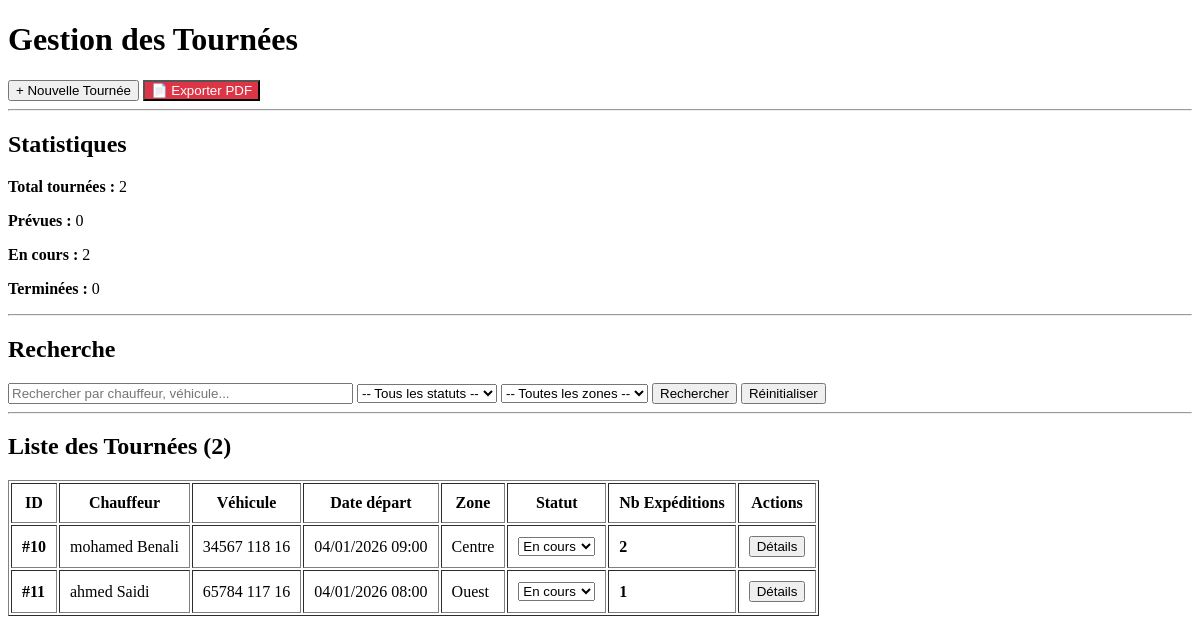
The app's page /tournees/, older data.
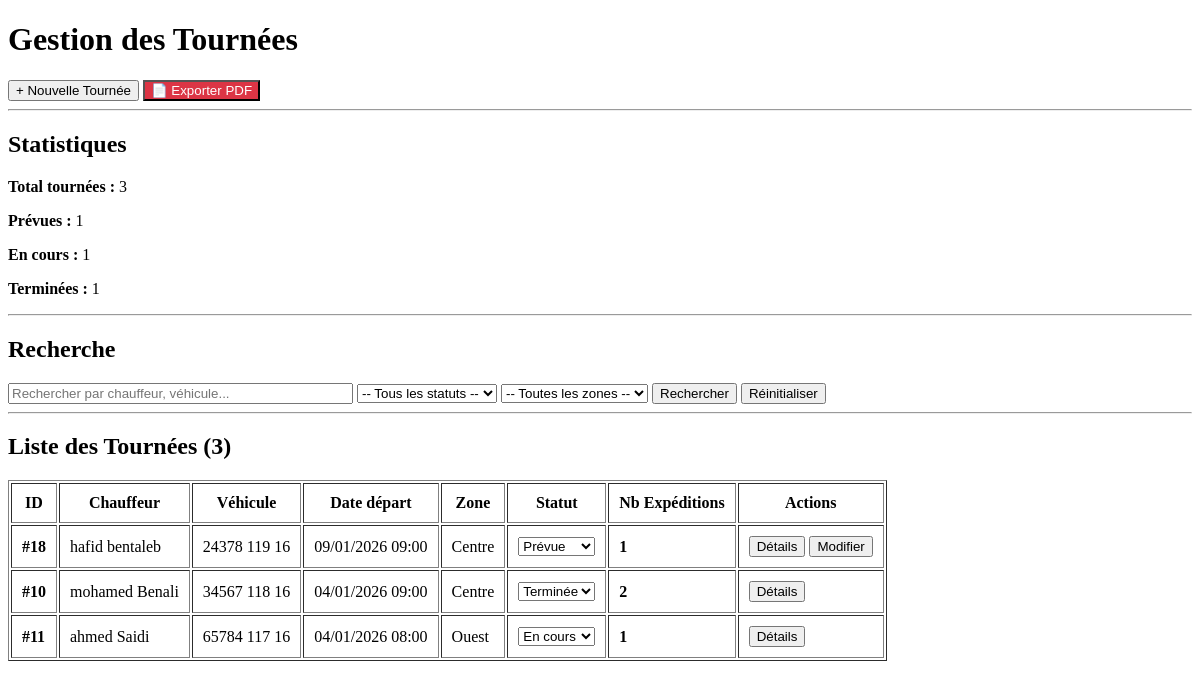
The same page, newer data.
### app1/models.py (models this page shows, shortened)
class Tournee(models.Model):
    chauffeur = models.ForeignKey('Chauffeur', on_delete=models.PROTECT)
    vehicule = models.ForeignKey('Vehicule', on_delete=models.PROTECT)
    date_depart = models.DateTimeField()
    date_retour_prevue = models.DateTimeField(blank=True, null=True)
    date_retour_reelle = models.DateTimeField(blank=True, null=True)
    zone_cible = models.CharField(max_length=10, choices=[('CENTRE', 'Centre'), ('EST', 'Est'), ('OUEST', 'Ouest'), ('SUD', 'Sud')])
    kilometrage_depart = models.PositiveIntegerField(blank=True, null=True, editable=False)
    kilometrage_arrivee = models.PositiveIntegerField(blank=True, null=True)
    kilometrage_parcouru = models.PositiveIntegerField(blank=True, null=True, editable=False)
    consommation_carburant = models.DecimalField(max_digits=6, decimal_places=2, blank=True, null=True, editable=False)
    statut = models.CharField(max_length=20, choices=[('PREVUE', 'Prévue'), ('EN_COURS', 'En cours'), ('TERMINEE', 'Terminée')], default='PREVUE')
    est_privee = models.BooleanField(default=False, help_text="Tournée privée EXPRESS")
    remarques = models.TextField(blank=True, null=True)
    date_creation = models.DateTimeField(auto_now_add=True)
    date_modification = models.DateTimeField(auto_now=True)

class Chauffeur(models.Model):
    nom = models.CharField(max_length=50)
    prenom = models.CharField(max_length=50)
    date_naissance = models.DateField(default='2000-01-01')
    telephone = PhoneNumberField(region='DZ')
    email = models.EmailField(blank=True, null=True)
    adresse = models.TextField(blank=True, null=True)
    ville = models.CharField(max_length=100, blank=True, null=True)
    wilaya = models.CharField(max_length=100, blank=True, null=True)
    numero_permis = models.CharField(max_length=50, unique=True)
    date_obtention_permis = models.DateField()
    date_expiration_permis = models.DateField()
    date_embauche = models.DateField()
    salaire = models.DecimalField(max_digits=10, decimal_places=2, blank=True, null=True)
    statut_disponibilite = models.CharField(max_length=20, choices=[('DISPONIBLE', 'Disponible'),('EN_TOURNEE', 'En tournée'),('CONGE', 'En congé'),('MALADIE', 'Maladie'),('AUTRE', 'Autre raison'),], default='DISPONIBLE')
    date_creation = models.DateTimeField(auto_now_add=True)
    date_modification = models.DateTimeField(auto_now=True)
    remarques = models.TextField(blank=True, null=True)

class Vehicule(models.Model):
    numero_immatriculation = models.CharField(max_length=50, unique=True)
    marque = models.CharField(max_length=100)
    modele = models.CharField(max_length=100)
    annee = models.IntegerField()
    type_vehicule = models.CharField(max_length=20, choices=[('CAMIONNETTE', 'Camionnette'),('CAMION', 'Camion'),('FOURGON', 'Fourgon'),('MOTO', 'Moto'),])
    capacite_poids = models.DecimalField(max_digits=8, decimal_places=2, help_text="Capacité en kg")
    capacite_volume = models.DecimalField(max_digits=8, decimal_places=2, help_text="Volume en m³")
    consommation_moyenne = models.DecimalField(max_digits=5, decimal_places=2, help_text="Consommation en L/100km")
    etat = models.CharField(max_length=20, choices=[('EXCELLENT', 'Excellent'),('BON', 'Bon'),('MOYEN', 'Moyen'),('MAUVAIS', 'Mauvais'),], default='BON')
    statut = models.CharField(max_length=20, choices=[('DISPONIBLE', 'Disponible'),('EN_TOURNEE', 'En tournée'),('EN_MAINTENANCE', 'En maintenance'),('HORS_SERVICE', 'Hors service'),], default='DISPONIBLE')
    date_derniere_revision = models.DateField(blank=True, null=True)
    date_prochaine_revision = models.DateField(blank=True, null=True)
    kilometrage = models.PositiveIntegerField(default=0, help_text="Compteur kilométrique total")
    date_acquisition = models.DateField()
    date_creation = models.DateTimeField(auto_now_add=True)
    date_modification = models.DateTimeField(auto_now=True)
    remarques = models.TextField(blank=True, null=True)

### app1/views.py (the view)
# urls.py: path('tournees/', views.liste_tournees, name='liste_tournees'),
def liste_tournees(request):
    tournees = Tournee.objects.all().select_related('chauffeur', 'vehicule')
    search = request.GET.get('search', '')
    if search:
        tournees = tournees.filter(
            Q(chauffeur__nom__icontains=search) |
            Q(chauffeur__prenom__icontains=search) |
            Q(vehicule__numero_immatriculation__icontains=search)
        )
    statut_filter = request.GET.get('statut', '')
    if statut_filter:
        tournees = tournees.filter(statut=statut_filter)
    zone_filter = request.GET.get('zone', '')
    if zone_filter:
        tournees = tournees.filter(zone_cible=zone_filter)
    tournees = tournees.annotate(nb_expeditions=Count('expeditions'))
    tournees = tournees.order_by('-date_depart')
    stats = {
        'total_tournees': Tournee.objects.count(),
        'prevues': Tournee.objects.filter(statut='PREVUE').count(),
        'en_cours': Tournee.objects.filter(statut='EN_COURS').count(),
        'terminees': Tournee.objects.filter(statut='TERMINEE').count(),
    }
    statuts = [
        ('PREVUE', 'Prévue'),
        ('EN_COURS', 'En cours'),
        ('TERMINEE', 'Terminée'),
    ]
    zones = [
        ('CENTRE', 'Centre'),
        ('EST', 'Est'),
        ('OUEST', 'Ouest'),
        ('SUD', 'Sud'),
    ]
    return render(request, 'tournees/liste.html', {
        'tournees': tournees,
        'search': search,
        'statut_filter': statut_filter,
        'zone_filter': zone_filter,
        'stats': stats,
        'statuts': statuts,
        'zones': zones,
    })

### app1/templates/tournees/liste.html (shortened to what this page needs)
<!DOCTYPE html>
<html lang="fr">
<head>
</head>
<body>
    <h1>Gestion des Tournées</h1>
    <a href="{% url 'creer_tournee' %}"><button>+ Nouvelle Tournée</button></a>
    <a href="{% url 'exporter_tournees_pdf' %}"><button style="background: #dc3545; color: white;">📄 Exporter PDF</button></a>
    <hr>
    <h2>Statistiques</h2>
    <p><strong>Total tournées :</strong> {{ stats.total_tournees }}</p>
    <p><strong>Prévues :</strong> {{ stats.prevues }}</p>
    <p><strong>En cours :</strong> {{ stats.en_cours }}</p>
    <p><strong>Terminées :</strong> {{ stats.terminees }}</p>
    <hr>
    <h2>Recherche</h2>
    <form method="GET">
        <input
            type="text"
            name="search"
            placeholder="Rechercher par chauffeur, véhicule..."
            value="{{ search }}"
            size="40"
        >
        <select name="statut">
            <option value="">-- Tous les statuts --</option>
        </select>
        <select name="zone">
            <option value="">-- Toutes les zones --</option>
        </select>
        <button type="submit">Rechercher</button>
        <a href="{% url 'liste_tournees' %}"><button type="button">Réinitialiser</button></a>
    </form>
    <hr>
    <h2>Liste des Tournées ({{ tournees.count }})</h2>
    {% if tournees %}
    <table border="1" cellpadding="10">
        <thead>
            <tr>
                <th>ID</th>
                <th>Chauffeur</th>
                <th>Véhicule</th>
                <th>Date départ</th>
                <th>Zone</th>
                <th>Statut</th>
                <th>Nb Expéditions</th>
                <th>Actions</th>
            </tr>
        </thead>
        <tbody>
            {% for tournee in tournees %}
            <tr>
                <td><strong>#{{ tournee.id }}</strong></td>
                <td>{{ tournee.chauffeur.prenom }} {{ tournee.chauffeur.nom }}</td>
                <td>{{ tournee.vehicule.numero_immatriculation }}</td>
                <td>{{ tournee.date_depart|date:"d/m/Y H:i" }}</td>
                <td>{{ tournee.get_zone_cible_display }}</td>
                <td>
                    <form method="post" action="{% url 'modifier_statut_tournee' tournee.id %}" style="display: inline;">
                        <select name="statut" onchange="this.form.submit()">
                            {% for code, nom in statuts %}
                            <option value="{{ code }}" {% if tournee.statut == code %}selected{% endif %}>
                                {{ nom }}
                            </option>
                            {% endfor %}
                        </select>
                    </form>
                </td>
                <td><strong>{{ tournee.nb_expeditions }}</strong></td>
                <td>
                    <a href="{% url 'detail_tournee' tournee.id %}"><button>Détails</button></a>
                    {% if tournee.statut == 'PREVUE' %}
                        <a href="{% url 'modifier_tournee' tournee.id %}"><button>Modifier</button></a>
                    {% endif %}
                </td>
            </tr>
            {% endfor %}
        </tbody>
    </table>
    {% else %}
    <p>Aucune tournée trouvée.</p>
    {% endif %}
</body>
</html>

Row changes from the older to the newer data that the page shows:
added Tournee: id "18", chauffeur.prenom "hafid", chauffeur.nom "bentaleb", vehicule.numero_immatriculation "24378 119 16", date_depart "09/01/2026 09:00", zone_cible "Centre", statut "Prévue", nb_expeditions "1", shows "Modifier"
changed Tournee "mohamed": statut "En cours" → "Terminée"
Text that changed along with them:
{{ stats.total_tournees }}: "2" → "3"
{{ stats.prevues }}: "0" → "1"
{{ stats.en_cours }}: "2" → "1"
{{ stats.terminees }}: "0" → "1"
{{ tournees.count }}: "2" → "3"
